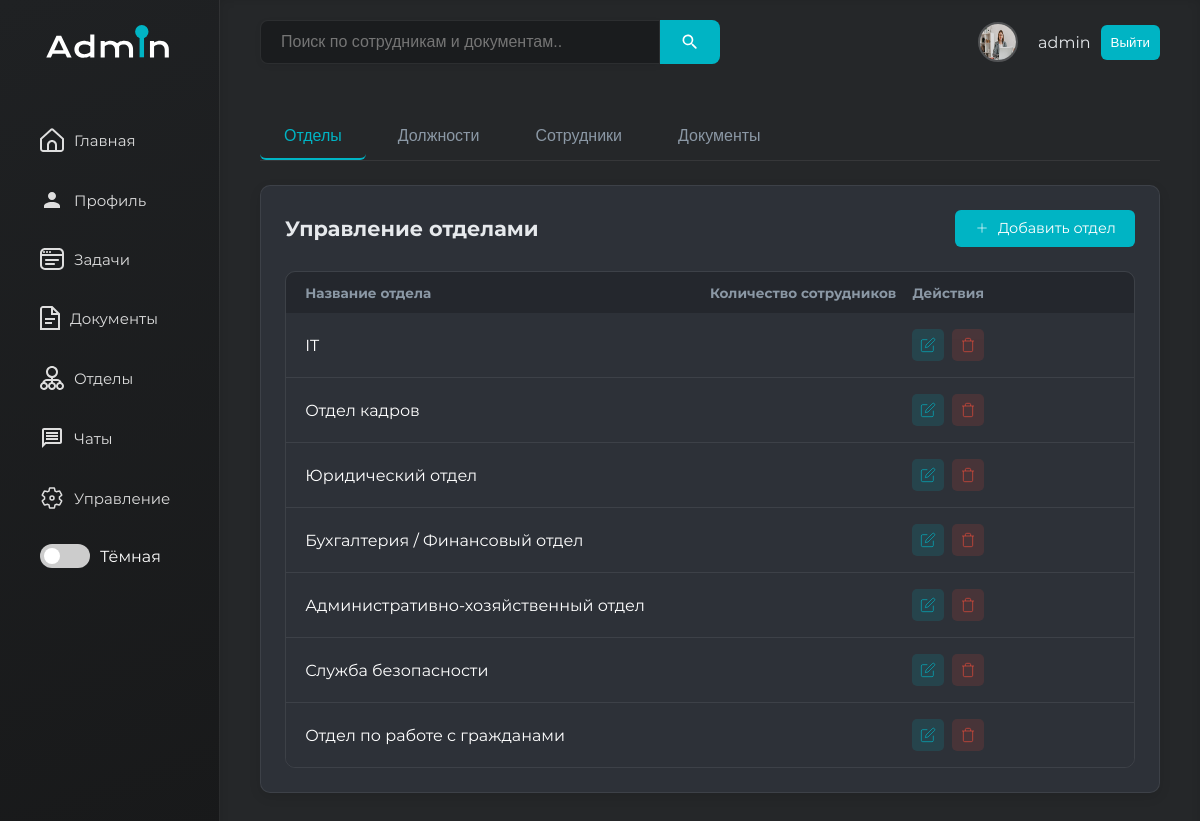
The app's page /admin-panel/ (signed in) with its own data.
### www/models.py (models this page shows, shortened)
class User(AbstractUser):
    telephone = models.CharField(max_length=15)
    position = models.ForeignKey(
        Position,
        on_delete=models.SET_NULL,
        null=True,
        blank=True,
        verbose_name="Должность"
    )
    department = models.ForeignKey(
        Department,
        on_delete=models.SET_NULL,
        null=True,
        blank=True,
        verbose_name="Отдел"
    )
    avatar = models.ImageField(upload_to='avatars/', null=True, blank=True)
    first_name = models.CharField(max_length=150, verbose_name="Имя")
    last_name = models.CharField(max_length=150, verbose_name="Фамилия")
    role = models.ForeignKey(
        Role,
        on_delete=models.SET_NULL,
        null=True,
        blank=True,
        verbose_name="Роль"
    )

class Department(models.Model):
    name = models.CharField(max_length=100, unique=True)

### www/views.py (the view)
# urls.py: path('admin-panel/', admin_panel, name='admin_panel'),
@login_required
def admin_panel(request):
    departments = Department.objects.prefetch_related('positions').all()
    users = User.objects.select_related('department').all()
    documents = Document.objects.select_related('user').all().order_by('-uploaded_at')
    return render(request, 'admin_panel.html', {
        'departments': departments,
        'users': users,
        'documents': documents,
    })

### www/models.py (called while the page is built)
    def __str__(self):
        return f"{self.title} ({self.department.name})"

### templates/admin_panel.html (shortened to what this page needs)
{% extends 'base.html' %}
{% block main %}
    <div class="admin-container">
        <div class="admin-tabs">
            <button class="tab-btn active" data-tab="departments">Отделы</button>
            <button class="tab-btn" data-tab="positions">Должности</button>
            <button class="tab-btn" data-tab="employees">Сотрудники</button>
            <button class="tab-btn" data-tab="documents">Документы</button>
        </div>
        <div id="departments" class="tab-content active">
            <div class="admin-header">
                <h2 class="section-title">Управление отделами</h2>
                <a href="{% url 'add_department' %}" class="action-button add">
                    <svg width="16" height="16" viewBox="0 0 24 24" fill="none" stroke="currentColor">
                        <line x1="12" y1="5" x2="12" y2="19"></line>
                        <line x1="5" y1="12" x2="19" y2="12"></line>
                    </svg>
                    Добавить отдел
                </a>
            </div>
            <div class="admin-table">
                <div class="table-header">
                    <div class="table-cell">Название отдела</div>
                    <div class="table-cell">Количество сотрудников</div>
                    <div class="table-cell">Действия</div>
                </div>
                {% for department in departments %}
                    <div class="table-row">
                        <div class="table-cell">{{ department.name }}</div>
                        <div class="table-cell">{{ department.employee_count }}</div>
                        <div class="table-cell actions">
                            <a href="{% url 'edit_department' department.pk %}" class="action-button edit"
                               title="Редактировать">
                                <svg width="16" height="16" viewBox="0 0 24 24" fill="none" stroke="currentColor">
                                    <path d="M11 4H4a2 2 0 0 0-2 2v14a2 2 0 0 0 2 2h14a2 2 0 0 0 2-2v-7"></path>
                                    <path d="M18.5 2.5a2.121 2.121 0 0 1 3 3L12 15l-4 1 1-4 9.5-9.5z"></path>
                                </svg>
                            </a>
                            <a href="{% url 'delete_department' department.pk %}" class="action-button delete"
                               title="Удалить" onclick="return confirm('Удалить отдел?');">
                                <svg width="16" height="16" viewBox="0 0 24 24" fill="none" stroke="currentColor">
                                    <path d="M3 6h18M19 6v14a2 2 0 0 1-2 2H7a2 2 0 0 1-2-2V6m3 0V4a2 2 0 0 1 2-2h4a2 2 0 0 1 2 2v2"></path>
                                </svg>
                            </a>
                        </div>
                    </div>
                {% endfor %}
            </div>
        </div>
    </div>
{% endblock %}

### templates/base.html (shortened to what this page needs)
{% load static %}
<!DOCTYPE html>
<html lang="en" data-theme="dark">
<head>
    <link rel="stylesheet" href="{% static 'css/dashboard.css' %}">
</head>
<body>
<div id="wrapper">
    <div id="sidebar" class="expanded">
        <div class="logo">
        </div>
        <ul class="nav">
            <li><a href="{% url 'main' %}">
                <span class="nav-text">Главная</span></a></li>
            {% if user.is_authenticated %}
                <li><a href="{% url  'profile' %}">
                    <svg style="margin-right: 10px" width="24" height="24" viewBox="0 0 24 24" fill="none"
                         xmlns="http://www.w3.org/2000/svg">
                        <path d="M12 4C9.79 4 8 5.79 8 8C8 10.21 9.79 12 12 12C14.21 12 16 10.21 16 8C16 5.79 14.21 4 12 4ZM12 14C7.58 14 4 15.79 4 18V20H20V18C20 15.79 16.42 14 12 14Z"
                              fill="#DEDEDE"/>
                    </svg>
                    <span class="nav-text">Профиль</span></a></li>
                <li><a href="{% url 'task' %}">
                    <span class="nav-text">Задачи</span></a></li>
                <li><a href="{% url 'documents' %}">
                    <span class="nav-text">Документы</span></a></li>
                <li><a href="{% url 'department_list' %}">
                    <span class="nav-text">Отделы</span></a></li>
                <li><a href="{% url 'chats' %}">
                    <svg style="margin-right: 10px" width="24" height="24" viewBox="0 0 24 24" fill="none"
                         xmlns="http://www.w3.org/2000/svg">
                        <path d="M20 2H4C2.9 2 2 2.9 2 4V22L6 18H20C21.1 18 22 17.1 22 16V4C22 2.9 21.1 2 20 2ZM20 16H5.17L4 17.17V4H20V16ZM6 12H18V14H6V12ZM6 9H18V11H6V9ZM6 6H18V8H6V6Z"
                              fill="#DEDEDE"/>
                    </svg>
                    <span class="nav-text">Чаты</span></a>
                </li>
                {% if request.user.is_superuser %}
                    <li><a href="{% url 'admin_panel' %}">
                        <span class="nav-text">Управление</span></a></li>
                {% endif %}
            {% endif %}
            <li>
                <div class="theme-switcher">
                    <label class="switch">
                        <span class="slider round"></span>
                    </label>
                    <span id="themeLabel">Тёмная</span>
                </div>
            </li>
        </ul>
    </div>
    <div id="main-content">
        <header>
            <form method="GET" action="{% url 'search' %}" class="search-form">
                <input type="text"
                       name="query"
                       placeholder="Поиск по сотрудникам и документам.."
                       value="{{ request.GET.query|default_if_none:'' }}">
                <button type="submit" class="search">
                </button>
            </form>
            <div class="profile">
                {% if user.avatar %}
                    <img src="{{ user.avatar.url }}" alt="Аватар" style="max-width: 150px; max-height: 150px;">
                {% else %}
                    <img src="{% static 'img/default-avatar.png' %}" alt="Аватар по умолчанию"
                         style="max-width: 150px; max-height: 150px;">
                {% endif %}
                {% if user.is_authenticated %}
                    {{ user.username }}
                {% else %}
                    Гость
                {% endif %}
                {% if user.is_authenticated %}
                    <button><a href="{% url 'logout' %}">Выйти</a></button>
                {% else %}
                    <button><a href="{% url 'login' %}">Войти</a></button>
                {% endif %}
            </div>
        </header>
        <section class="dashboard">
            {% block main %}
            {% endblock %}
        </section>
    </div>
</div>
</body>
</html>

### static/css/dashboard.css (style rules this page uses)
:root { --accent-color: #00B4C4; --bg-primary: #F5F5F5; --bg-secondary: #FFFFFF; --bg-sidebar: linear-gradient(160deg, #1f2123 0%, #18191a 100%); --border-color: #e0e0e0; --card-bg: #FFFFFF; --card-shadow: 0 2px 10px rgba(0, 0, 0, 0.05); --icon-filter: none; --sidebar-light-active: rgba(0, 180, 196, 0.25); --sidebar-light-bg: linear-gradient(160deg, #f5f7fa 0%, #00b4c4 100%); --sidebar-light-border: rgba(0, 0, 0, 0.08); --sidebar-light-hover: rgba(0, 180, 196, 0.15); --sidebar-light-text: #333; --text-primary: #333; --text-secondary: #555; }
[data-theme="dark"] { --bg-primary: #252729; --bg-secondary: #1A1C1E; --bg-sidebar: linear-gradient(160deg, #1f2123 0%, #18191a 100%); --border-color: rgba(255, 255, 255, 0.08); --card-bg: #1E2022; --card-shadow: 0 2px 10px rgba(0, 0, 0, 0.2); --icon-filter: invert(100%) sepia(0%) saturate(0%) hue-rotate(93deg) brightness(103%) contrast(103%); --text-primary: #DDDDDD; --text-secondary: #AAAAAA; }
* { margin: 0; padding: 0; box-sizing: border-box; }
h1, h2 { font-family: 'Montserrat'; font-weight: 400; }
body { font-family: 'Montserrat', sans-serif; font-weight: 400; background-color: var(--bg-primary); color: var(--text-primary); transition: background-color 0.3s ease, color 0.3s ease; }
button { background-color: var(--accent-color); padding: 10px; color: white; border: none; border-radius: 6px; cursor: pointer; }
a { text-decoration: none; color: white; }
#main-content { flex-grow: 1; background-color: var(--bg-primary); padding: 20px 40px; height: 100vh; overflow-y: auto; box-shadow: inset 0px 0px 10px rgba(0, 0, 0, 0.1); }
.search-form { display: flex; flex: 1; min-width: 200px; max-width: 100%; }
.search-form input[type="text"] { padding: 12px 20px; font-size: 16px; border: 1px solid var(--border-color); border-radius: 8px 0 0 8px; outline: none; transition: border-color 0.3s ease; background-color: var(--bg-secondary); color: var(--text-primary); width: 100%; max-width: 400px; box-shadow: 0 2px 6px rgba(0, 0, 0, 0.05); }
.search-form .search { background-color: var(--accent-color); border: none; border-radius: 0 8px 8px 0; padding: 0 20px; cursor: pointer; display: flex; align-items: center; justify-content: center; transition: background-color 0.3s ease; min-width: 50px; }
#sidebar, header, .profile, input { transition: all 0.4s cubic-bezier(0.4, 0, 0.2, 1); }
.dashboard { animation: cardEntrance 0.6s ease-out both; padding: 30px 0px; }
header { display: flex; justify-content: space-between; align-items: center; margin-bottom: 20px; }
header a { text-decoration: none; color: #ffffff; }
header input[type="text"] { width: 100%; padding: 10px 15px; max-width: 400px; font-size: 16px; border: 1px solid var(--border-color); border-radius: 15px; outline: none; transition: border-color 0.3s ease; background-color: var(--bg-secondary); color: var(--text-primary); }
header .profile { display: flex; align-items: center; color: var(--text-primary); gap: 10px; transition: all 0.3s ease; }
header .profile img { width: 40px; height: 40px; border-radius: 50%; margin-right: 10px; border: 2px solid rgba(255, 255, 255, 0.2); }
.theme-switcher { display: flex; align-items: center; gap: 10px; margin: 20px; }
.switch { position: relative; display: inline-block; width: 50px; height: 24px; }
.slider { position: absolute; cursor: pointer; top: 0; left: 0; right: 0; bottom: 0; background-color: #ccc; transition: .4s; }
.slider:before { position: absolute; content: ""; height: 16px; width: 16px; left: 4px; bottom: 4px; background-color: white; transition: .4s; }
.slider.round { border-radius: 24px; }
.slider.round:before { border-radius: 50%; }
#wrapper { display: flex; }
#sidebar { min-width: 220px; height: 100vh; background: var(--bg-sidebar); color: white; display: flex; flex-direction: column; transition: all 0.4s cubic-bezier(0.4, 0, 0.2, 1); border-right: 1px solid rgba(255, 255, 255, 0.08); overflow: hidden; padding: 25px 0; position: relative; }
#sidebar .logo { text-align: center; transition: opacity 0.3s ease, transform 0.3s ease; margin-bottom: 40px; }
#sidebar .nav li { padding: 0 20px; margin: 8px 0; position: relative; transition: all 0.3s cubic-bezier(0.4, 0, 0.2, 1); list-style: none; }
#sidebar .nav li a { display: flex; align-items: center; padding: 14px 20px; border-radius: 8px; color: rgba(255, 255, 255, 0.85); font-size: 15px; font-weight: 500; transition: all 0.3s ease; background: transparent; position: relative; overflow: hidden; }

### records on screen
User: avatar (picture), username "admin"
Department: name "IT"
Department: name "Отдел кадров"
Department: name "Юридический отдел"
Department: name "Бухгалтерия / Финансовый отдел"
Department: name "Административно-хозяйственный отдел"
Department: name "Служба безопасности"
Department: name "Отдел по работе с гражданами"
